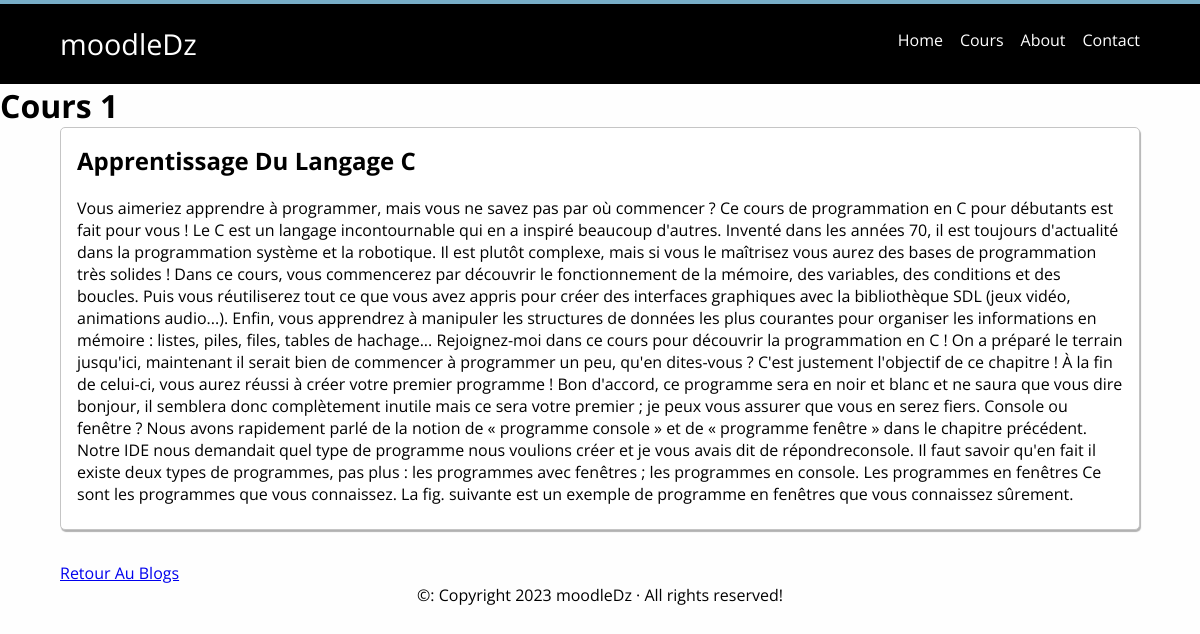
Page /blog/posts/1 on the committed database.
### blog/models.py (models this page shows, shortened)
class TimespamtedModel(models.Model):
    created_at=models.DateTimeField(auto_now_add=True)#sera modifié a l'ajout
    updated_at=models.DateTimeField(auto_now=True)#sera modifié a chaque modification
    class Meta:
        abstract = True

class Post(TimespamtedModel):
    title = models.CharField(max_length=255)
    body= models.TextField()

### blog/views.py (the view)
# urls.py: url(r'^posts/(?P<id>[0-9]+)$',views.show, name='show'),
def show(request,id):
    post= get_object_or_404(ps, pk=id)
    return  render(request,'blog/show.html',{
        'post':post
    })

### blog/Templates/blog/show.html (shortened to what this page needs)
{% extends 'blog/base.html' %}
{% block htitle %}
    <h1>Cours {{post.id}} </h1>
{% endblock %}
{% block body %}
    <article>
        <h2 class='title'>{{post.title}}</h2>
        <p class='content'>
            {{post.body}}
        </p>
    </article>
    <a href=" {% url 'index' %} "> Retour Au Blogs </a>
{% endblock%}

### static/css/style.css (style rules this page uses)
* { margin:0; padding:0; }
body { font-family: 'Open Sans', Arial, Helvetica, sans-serif; background-color: #fefefe; }

### blog/static/blog/css/style.css (style rules this page uses)
article { background-color: #fff; border:1px solid #c5c5c5; margin-bottom: 2em; padding:1em; box-shadow: 1px 2px 1px rgba(0, 0, 0, .3); border-radius: 5px; }
article .title { margin-bottom: .5em; }
article .content { padding:.5em 0; }

### rows in the picture
Post: id "1", title "Apprentissage Du Langage C", body "Vous aimeriez apprendre à programmer, mais vous ne savez pas par où commencer ? Ce cours de programmation en C pour débutants est fait pour vous ! Le C est un langage incontournable qui en a inspiré beaucoup d'autres. Inventé dans les années 70, il est toujours d'actualité dans la programmation système et la robotique. Il est plutôt complexe, mais si vous le maîtrisez vous aurez des bases de programmation très solides ! Dans ce cours, vous commencerez par découvrir le fonctionnement de la mémoire, des variables, des conditions et des boucles. Puis vous réutiliserez tout ce que vous avez appris pour créer des interfaces graphiques avec la bibliothèque SDL (jeux vidéo, animations audio...).…"
